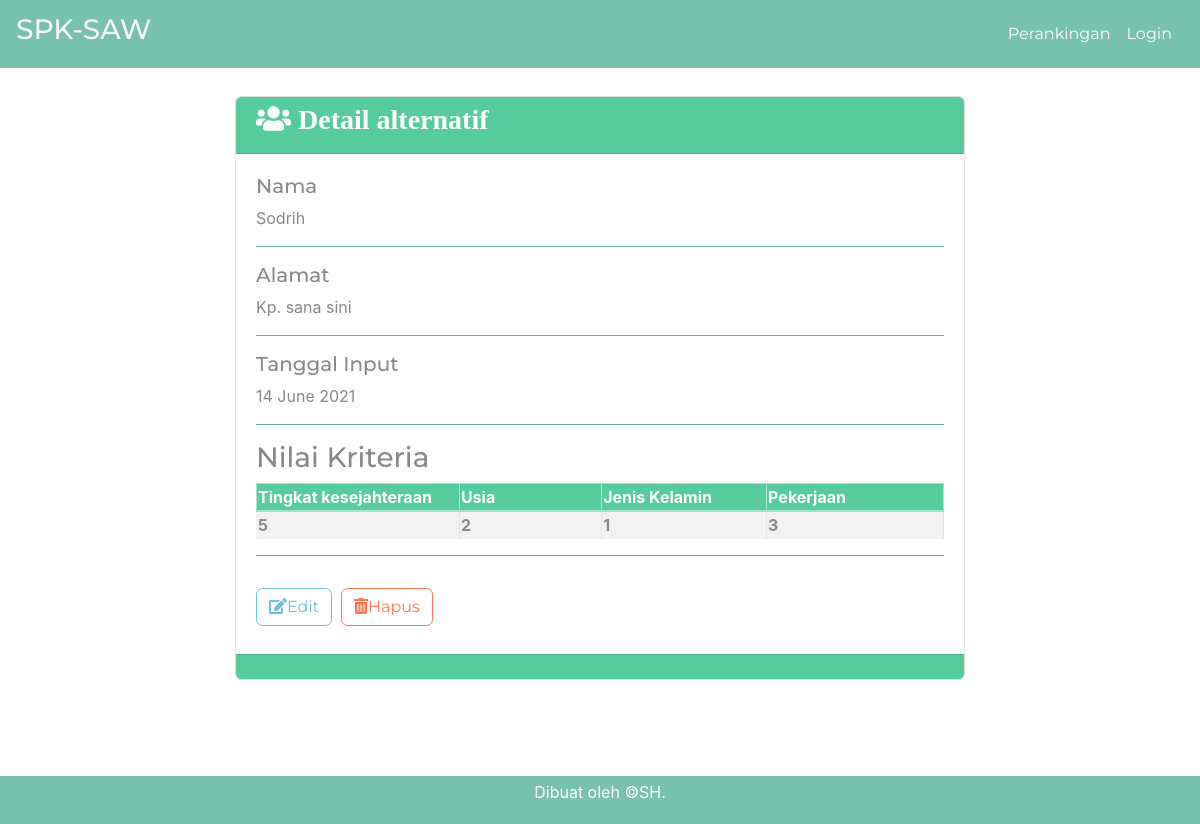
Screenshot of /single-alternatif.php?id=222232 with the database file from the repository.
### tables this page shows
CREATE TABLE `alternatif` (
  `id_alternatif` int(10) NOT NULL,
  `nama_alternatif` varchar(25) NOT NULL,
  `alamat` text NOT NULL,
  `tanggal_input` date NOT NULL
);

CREATE TABLE `nilai_alternatif` (
  `id_nilai_alternatif` int(11) NOT NULL,
  `id_alternatif` int(10) NOT NULL,
  `id_kriteria` int(10) NOT NULL,
  `nilai` float NOT NULL
);

CREATE TABLE `kriteria` (
  `id_kriteria` int(10) NOT NULL,
  `nama` varchar(30) NOT NULL,
  `type` enum('benefit','cost') NOT NULL,
  `bobot` float NOT NULL,
  `ada_pilihan` tinyint(1) DEFAULT NULL,
  `urutan_order` int(2) NOT NULL
);

### single-alternatif.php (the view, shortened to what this page needs)
<?php require_once('includes/init.php'); ?>
<?php
$ada_error = false;
$result = '';
$id_alternatif = (isset($_GET['id'])) ? trim($_GET['id']) : '';
if(!$id_alternatif) {
	$ada_error = 'Maaf, data tidak dapat diproses.';
} else {
	$query = $pdo->prepare('SELECT * FROM alternatif WHERE id_alternatif = :id_alternatif');
	$query->execute(array('id_alternatif' => $id_alternatif));
	$result = $query->fetch();
}
?>
<?php
$judul_page = 'Detail alternatif';
require_once('head.php');
require_once('navbar.php');
?>
<div class="container pt-5 pb-5">
	<div class="row ">
		<div class="col col-md-8 mx-auto">
			<div class="card mb-5">
				<div class="card-header pt-2 bg-success text-white">
                    <h3 class="fas fa-users "> <?php echo $judul_page; ?></h3>
                </div>
                <div class="card-body">
                        <?php if($ada_error): ?>
                            <?php echo '<p>'.$ada_error.'</p>'; ?>
                        <?php elseif(!empty($result)): ?>
                            <h5>Nama</h5>
                            <p><?php echo $result['nama_alternatif']; ?></p>
                            <hr class="bg-primary">
                            <h5>Alamat</h5>
                            <p><?php echo nl2br($result['alamat']); ?></p>
                            <hr class="bg-primary">
                            <h5>Tanggal Input</h5>
                            <p><?php
                                $tgl = strtotime($result['tanggal_input']);
                                echo date('j F Y', $tgl);
                            ?></p>
                            <hr class="bg-primary">
                            <?php
                            $query2 = $pdo->prepare('SELECT nilai_alternatif.nilai AS nilai, kriteria.nama AS nama_kriteria FROM kriteria
                            LEFT JOIN nilai_alternatif ON nilai_alternatif.id_kriteria = kriteria.id_kriteria
                            AND nilai_alternatif.id_alternatif = :id_alternatif ORDER BY kriteria.urutan_order ASC');
                            $query2->execute(array(
                                'id_alternatif' => $id_alternatif
                            ));
                            $query2->setFetchMode(PDO::FETCH_ASSOC);
                            $kriterias = $query2->fetchAll();
                            if(!empty($kriterias)):
                            ?>
                            <div class=" table-responsive ">
                                <h3>Nilai Kriteria</h3>
                                <table class="table-bordered table-striped">
                                <thead class="table-success">
                                        <tr>
                                            <?php foreach($kriterias as $kriteria ): ?>
                                                <th style="width: 550px;"><?php echo $kriteria['nama_kriteria']; ?></th>
                                            <?php endforeach; ?>
                                        </tr>
                                    </thead>
                                    <tbody>
                                        <tr>
                                            <?php foreach($kriterias as $kriteria ): ?>
                                                <th style="width: 550px;"><?php echo ($kriteria['nilai']) ? $kriteria['nilai'] : 0; ?></th>
                                            <?php endforeach; ?>
                                        </tr>
                                    </tbody>
                                </table>
                            <?php
                            endif;
                            ?>
                            <hr class="bg-success">
                            <div class="pt-3 pb-2">
                            <a class="btn btn-outline-info" href="edit-alternatif.php?id=<?php echo $id_alternatif; ?>" role="button"><span class="text-danger"></span><i class="fas fa-edit"></i>Edit</a>&nbsp;
                            <a class="btn btn-outline-danger" href="hapus-alternatif.php?id=<?php echo $id_alternatif; ?>" role="button"class="yakin-hapus"><span class="fas fa-trash-alt"></span>Hapus</a>
                            </div>
                            </div>
                        <?php endif; ?>
                </div>
                <div class="card-footer bg-success">
                </div>
		    </div>
        </div>
	</div>
</div>
<?php
require_once('foot.php');

### rows the page displays
alternatif: nama_alternatif "Sodrih", alamat "Kp. sana sini", tanggal_input "14 June 2021"
nilai_alternatif: id_kriteria.nama "Tingkat kesejahteraan", nilai "5"
nilai_alternatif: id_kriteria.nama "Usia", nilai "2"
nilai_alternatif: id_kriteria.nama "Jenis Kelamin", nilai "1"
nilai_alternatif: id_kriteria.nama "Pekerjaan", nilai "3"

### other values shown
$judul_page "Detail alternatif"
